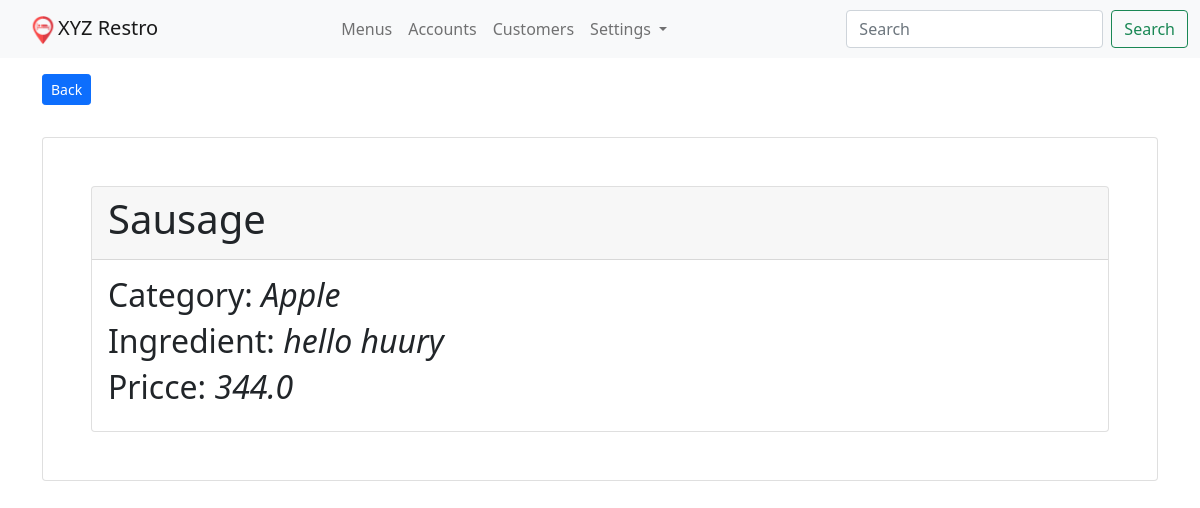
The app's page /menus/show/2/ (signed in) with its own data.
### app_menus/models.py (models this page shows, shortened)
class Menu(models.Model):
        menu_title= models.CharField(max_length=100)
        menu_price=models.FloatField(default=0.00)
        menu_ingredient= models.CharField(max_length=100)
        menu_category= models.ForeignKey(Category, on_delete=models.CASCADE)
        menu_img= models.FileField(upload_to="images/menus/",blank=True, null=True)
        menu_created_at= models.DateTimeField(auto_now_add=True)
        is_active= models.BooleanField(default=True)
        class Meta:
            db_table= "restro_menus"
            ordering= ["-menu_title"]

class Category(models.Model):
    category_title= models.CharField(max_length=100)
    category_code= models.CharField(max_length=20, null=True, blank=True)
    class Meta:
        db_table="restro_categories"
        ordering=["-category_title"]

### app_menus/views.py (the view)
# urls.py: path('show/<int:id>/', views.show_menu, name='menu-show'),
@login_required(login_url='/login/')
@csrf_protect
def show_menu(request, id):
    menu_obj = Menu.objects.get(id=id)
    context= {"data": menu_obj}
    return render(request, 'menus/show_menu.html', context)

### templates/menus/show_menu.html (shortened to what this page needs)
{% extends 'layouts/master.html' %}
{% block content%}
<div class="container">
    <a href="{% url 'menu-list' %}" class="btn btn-sm btn-primary mb-3 mt-3">Back</a>
    <div class="card p-5 mt-3">
        <div class="card">
            <div class="card-header">
                <h1>{{ data.menu_title }}</h1>
            </div>
            <div class="card-body">
                <h2>Category: <i>{{ data.menu_category.category_title }}</i></h2>
                <h2>Ingredient: <i>{{ data.menu_ingredient }}</i></h2>
                <h2>Pricce: <i>{{ data.menu_price}}</i></h2>
            </div>
        </div>
    </div>
</div>
{% endblock %}

### records on screen
Menu: menu_title "Sausage", menu_category.category_title "Apple", menu_ingredient "hello huury", menu_price "344.0"
